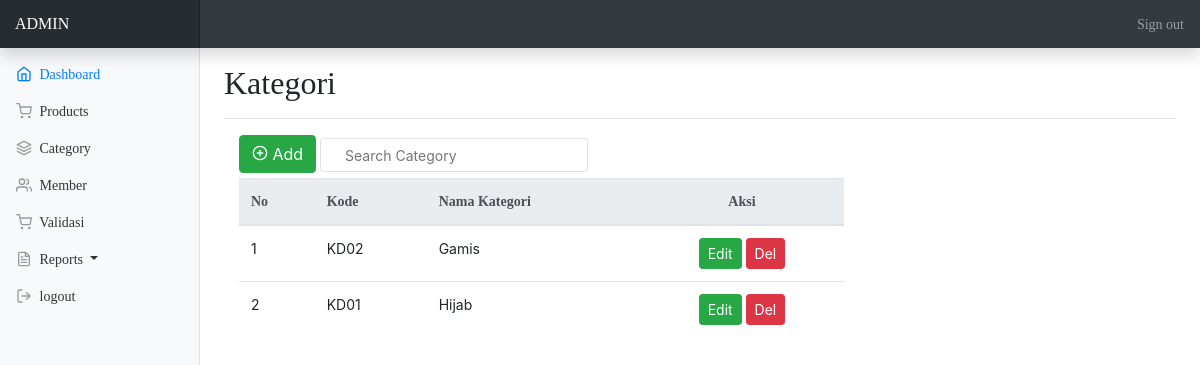
Page /admin/home.php?link=kategori (signed in) on the committed database.
### tables this page shows
CREATE TABLE `produk_kategori` (
  `id` int(11) NOT NULL,
  `kategori_kode` varchar(20) DEFAULT NULL,
  `kategori_nama` varchar(50) DEFAULT NULL
);

### admin/inc_content/main_kategori.php (the view, shortened to what this page needs)
        <div class="d-flex justify-content-between flex-wrap flex-md-nowrap align-items-center pt-3 pb-2 mb-3 border-bottom">
            <h1 class="h2" style="font-family: Comic Sans MS;">Kategori</h1>
        </div>
            <div class="col-lg-8">
                <button type="button" class="btn btn-large btn-success" onclick="showModalKategori();" style="margin-bottom: 5px;">
                    <i data-feather="plus-circle" style="margin-bottom: 3px;"></i> Add
                </button>
                <input class="form-control-sm py-3 px-4 border" type="search" value="" placeholder="Search Category" id="searchkategori" name="searchkategori" onkeyup="searchkategori(this.value);">
                <div class="table-responsive">
                    <table class="table table-hover">
                        <thead class="thead-light">
                            <tr style="font-family: Comic Sans MS;">
                                <th>No</th>
                                <th>Kode</th>
                                <th>Nama Kategori</th>
                                <th style="text-align: center;">Aksi</th>
                            </tr>
                        </thead>
                        <tbody id="kategorilist">
                            <?php
                            require_once("../koneksi.php");
                            $varCnt=0;
                            $sql="select * from produk_kategori order by id desc";
                            $result= mysqli_query($koneksi, $sql);
                            while($data=mysqli_fetch_assoc($result)){
                                $varCnt=$varCnt+1;
                                $varKd=$data['kategori_kode'];
                                $varNm=$data['kategori_nama'];
                                $varId=$data['id'];
                            ?>
                                <tr class="">
                                    <td><?php echo $varCnt;?></td>
                                    <td><?php echo $varKd;?></td>
                                    <td><?php echo $varNm;?></td>
                                    <td nowrap style="text-align: center;">
                                        <button type="button" onclick="showModalKatEdt(<?php echo $varId; ?>,'<?php echo $varNm; ?>');" class="btn btn-success btn-sm" title="Edit">
                                             Edit
                                        </button>
                                        <button type="button" onclick="showModalKatDel(<?php echo $varId; ?>,'<?php echo $varNm; ?>');" class="btn btn-danger btn-sm" title="Delete">
                                             Del
                                        </button>
                                    </td>
                                </tr>
                            <?php
                            }
                            ?>
                        </tbody>
                    </table>
                </div>
            </div>
        </div>
</div>

### rows in the picture
produk_kategori: kategori_kode "KD02", kategori_nama "Gamis"
produk_kategori: kategori_kode "KD01", kategori_nama "Hijab"
